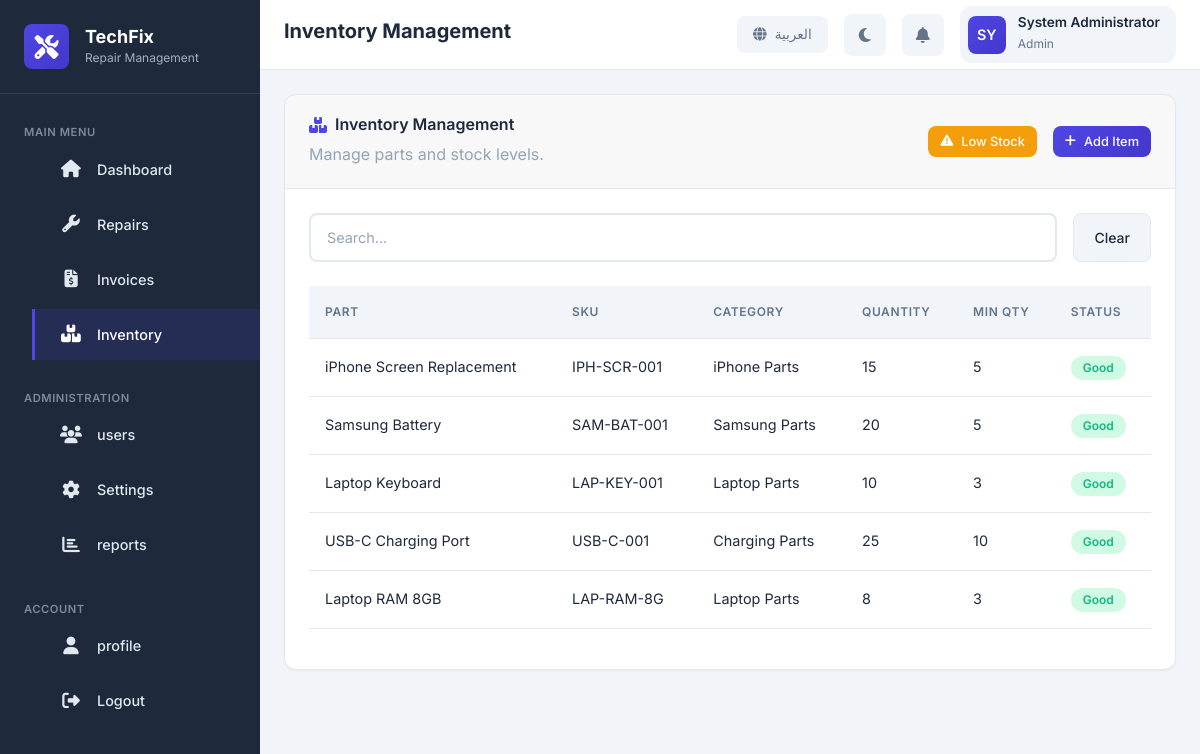
The app's page /inventory.php (signed in) with its own data.
### tables this page shows
CREATE TABLE IF NOT EXISTS users (
    id INT AUTO_INCREMENT PRIMARY KEY,
    username VARCHAR(50) NOT NULL UNIQUE,
    email VARCHAR(100) NOT NULL UNIQUE,
    password VARCHAR(255) NOT NULL,
    full_name VARCHAR(100) NOT NULL,
    role ENUM('admin', 'user') DEFAULT 'user',
    avatar VARCHAR(255) DEFAULT NULL,
    language VARCHAR(5) DEFAULT 'en',
    theme VARCHAR(10) DEFAULT 'light',
    is_active TINYINT(1) DEFAULT 1,
    last_login DATETIME DEFAULT NULL,
    created_at TIMESTAMP DEFAULT CURRENT_TIMESTAMP,
    updated_at TIMESTAMP DEFAULT CURRENT_TIMESTAMP ON UPDATE CURRENT_TIMESTAMP,
    INDEX idx_email (email),
    INDEX idx_username (username),
    INDEX idx_role (role)
);

CREATE TABLE IF NOT EXISTS inventory (
    id INT AUTO_INCREMENT PRIMARY KEY,
    part_name VARCHAR(150) NOT NULL,
    part_code VARCHAR(50) UNIQUE,
    description TEXT,
    quantity INT NOT NULL DEFAULT 0,
    min_quantity INT DEFAULT 5,
    unit_price DECIMAL(10, 2) NOT NULL DEFAULT 0.00,
    cost_price DECIMAL(10, 2) DEFAULT 0.00,
    category VARCHAR(100) DEFAULT NULL,
    supplier VARCHAR(150) DEFAULT NULL,
    location VARCHAR(100) DEFAULT NULL,
    is_active TINYINT(1) DEFAULT 1,
    created_by INT,
    created_at TIMESTAMP DEFAULT CURRENT_TIMESTAMP,
    updated_at TIMESTAMP DEFAULT CURRENT_TIMESTAMP ON UPDATE CURRENT_TIMESTAMP,
    INDEX idx_part_name (part_name),
    INDEX idx_part_code (part_code),
    INDEX idx_category (category),
    INDEX idx_quantity (quantity),
    FOREIGN KEY (created_by) REFERENCES users(id) ON DELETE SET NULL
);

### inventory.php (the view, shortened to what the rows shown need)
<?php
require_once __DIR__ . '/includes/functions.php';
$lang = $_SESSION['language'] ?? 'en';
$action = $_GET['action'] ?? 'list';
$page = isset($_GET['page']) ? (int)$_GET['page'] : 1;
if ($action === 'add') {
    include 'includes/header.php';
} else {
    $where = 'is_active = 1';
    $params = [];
    $totalItems = db()->fetchOne("SELECT COUNT(*) as count FROM inventory WHERE $where", $params)['count'];
    $pagination = paginate($totalItems, $page);
    $inventoryItems = db()->fetchAll(
        "SELECT * FROM inventory WHERE $where ORDER BY updated_at DESC LIMIT {$pagination['per_page']} OFFSET {$pagination['offset']}",
        $params
    );
    include 'includes/header.php';
}
?>
<?php if ($action === 'add'): ?>
<div class="card fade-in">
    <div class="card-header">
        <h3 class="card-title"><i class="fas fa-plus"></i> <?php echo $lang === 'ar' ? 'إضافة عنصر جديد' : 'Add Inventory Item'; ?></h3>
    </div>
    <div class="card-body">
        <form method="post" action="inventory.php?action=add">
            <input type="hidden" name="csrf_token" value="<?php echo generateCSRFToken(); ?>">
            <div class="row g-2">
                <div class="col-md-6"><label class="form-label"><?php echo $lang === 'ar' ? 'اسم الجزء' : 'Part Name'; ?></label><input required type="text" name="part_name" class="form-control"></div>
                <div class="col-md-6"><label class="form-label"><?php echo $lang === 'ar' ? 'رمز الجزء' : 'SKU'; ?></label><input type="text" name="sku" class="form-control"></div>
                <div class="col-md-6"><label class="form-label"><?php echo $lang === 'ar' ? 'الفئة' : 'Category'; ?></label><input type="text" name="category" class="form-control"></div>
                <div class="col-md-3"><label class="form-label"><?php echo $lang === 'ar' ? 'الكمية' : 'Quantity'; ?></label><input required type="number" min="0" name="quantity" class="form-control" value="0"></div>
                <div class="col-md-3"><label class="form-label"><?php echo $lang === 'ar' ? 'الحد الأدنى' : 'Min Quantity'; ?></label><input required type="number" min="0" name="min_quantity" class="form-control" value="5"></div>
                <div class="col-md-6"><label class="form-label"><?php echo $lang === 'ar' ? 'سعر الوحدة' : 'Unit Price'; ?></label><input required type="number" step="0.01" min="0" name="unit_price" class="form-control" value="0.00"></div>
                <div class="col-md-6"><label class="form-label"><?php echo $lang === 'ar' ? 'سعر التكلفة' : 'Cost Price'; ?></label><input required type="number" step="0.01" min="0" name="cost_price" class="form-control" value="0.00"></div>
                <div class="col-12"><label class="form-label"><?php echo $lang === 'ar' ? 'الوصف' : 'Description'; ?></label><textarea name="description" class="form-control" rows="3"></textarea></div>
            </div>
            <div class="mt-3 d-flex gap-2">
                <button type="submit" class="btn btn-primary"><?php echo $lang === 'ar' ? 'حفظ' : 'Save'; ?></button>
                <a href="inventory.php" class="btn btn-secondary"><?php echo $lang === 'ar' ? 'إلغاء' : 'Cancel'; ?></a>
            </div>
        </form>
    </div>
</div>
<?php else: ?>
<div class="card fade-in">
    <div class="card-body">
        <div class="table-responsive">
            <table class="table">
                <thead>
                    <tr>
                        <th><?php echo $lang === 'ar' ? 'الجزء' : 'Part'; ?></th>
                        <th><?php echo $lang === 'ar' ? 'SKU' : 'SKU'; ?></th>
                        <th><?php echo $lang === 'ar' ? 'الفئة' : 'Category'; ?></th>
                        <th><?php echo $lang === 'ar' ? 'الكمية' : 'Quantity'; ?></th>
                        <th><?php echo $lang === 'ar' ? 'الحد الأدنى' : 'Min Qty'; ?></th>
                        <th><?php echo $lang === 'ar' ? 'الحالة' : 'Status'; ?></th>
                    </tr>
                </thead>
                <tbody>
                    <?php if (empty($inventoryItems)): ?>
                        <tr>
                            <td colspan="6" class="text-center text-muted"><?php echo $lang === 'ar' ? 'لا توجد عناصر في المخزون.' : 'No inventory items found.'; ?></td>
                        </tr>
                    <?php else: ?>
                        <?php foreach ($inventoryItems as $item): ?>
                        <tr>
                            <td><?php echo sanitize($item['part_name']); ?></td>
                            <td><?php echo sanitize($item['part_code']); ?></td>
                            <td><?php echo sanitize($item['category']); ?></td>
                            <td><?php echo intval($item['quantity']); ?></td>
                            <td><?php echo intval($item['min_quantity']); ?></td>
                            <td><span class="badge <?php echo $item['quantity'] <= $item['min_quantity'] ? 'badge-danger' : 'badge-success'; ?>"><?php echo $item['quantity'] <= $item['min_quantity'] ? ($lang === 'ar' ? 'منخفض' : 'Low') : ($lang === 'ar' ? 'جيد' : 'Good'); ?></span></td>
                        </tr>
                        <?php endforeach; ?>
                    <?php endif; ?>
                </tbody>
            </table>
        </div>
    </div>
</div>
<?php endif; ?>
<?php include 'includes/footer.php';

### includes/header.php (shortened to what the rows shown need)
<?php
$currentUser = getCurrentUser();
$userInitials = strtoupper(substr($currentUser['full_name'], 0, 2));
$lang = $_SESSION['language'] ?? 'en';
$theme = $_SESSION['theme'] ?? 'light';
$isRTL = $lang === 'ar';
?>
<!DOCTYPE html>
<html lang="<?php echo $lang; ?>" dir="<?php echo $isRTL ? 'rtl' : 'ltr'; ?>" data-theme="<?php echo $theme; ?>">
<head>
    <link href="https://cdn.jsdelivr.net/npm/bootstrap@5.3.2/dist/css/bootstrap.min.css" rel="stylesheet">
    <link href="https://cdnjs.cloudflare.com/ajax/libs/font-awesome/6.4.2/css/all.min.css" rel="stylesheet">
    <link href="assets/css/style.css" rel="stylesheet">
</head>
<body>
    <div class="app-wrapper">
        <aside class="sidebar">
            <div class="sidebar-header">
                <div class="sidebar-logo">
                    <i class="fas fa-tools"></i>
                </div>
                <div class="sidebar-brand">
                    <h2>TechFix</h2>
                    <span>Repair Management</span>
                </div>
            </div>
            <nav class="sidebar-nav">
                <div class="nav-section">
                    <span class="nav-section-title"><?php echo t('main_menu'); ?></span>
                    <ul class="nav-menu">
                        <li>
                            <a href="dashboard.php" class="nav-link <?php echo basename($_SERVER['PHP_SELF']) === 'dashboard.php' ? 'active' : ''; ?>">
                                <i class="fas fa-home"></i>
                                <span><?php echo t('dashboard'); ?></span>
                            </a>
                        </li>
                        <li>
                            <a href="repairs.php" class="nav-link <?php echo basename($_SERVER['PHP_SELF']) === 'repairs.php' ? 'active' : ''; ?>">
                                <i class="fas fa-wrench"></i>
                                <span><?php echo t('repairs'); ?></span>
                            </a>
                        </li>
                        <li>
                            <a href="invoices.php" class="nav-link <?php echo basename($_SERVER['PHP_SELF']) === 'invoices.php' ? 'active' : ''; ?>">
                                <i class="fas fa-file-invoice-dollar"></i>
                                <span><?php echo t('invoices'); ?></span>
                            </a>
                        </li>
                        <li>
                            <a href="inventory.php" class="nav-link <?php echo basename($_SERVER['PHP_SELF']) === 'inventory.php' ? 'active' : ''; ?>">
                                <i class="fas fa-boxes-stacked"></i>
                                <span><?php echo t('inventory'); ?></span>
                            </a>
                        </li>
                    </ul>
                </div>
                <?php if (isAdmin()): ?>
                <div class="nav-section">
                    <span class="nav-section-title"><?php echo t('administration'); ?></span>
                    <ul class="nav-menu">
                        <li>
                            <a href="users.php" class="nav-link <?php echo basename($_SERVER['PHP_SELF']) === 'users.php' ? 'active' : ''; ?>">
                                <i class="fas fa-users"></i>
                                <span><?php echo t('users'); ?></span>
                            </a>
                        </li>
                        <li>
                            <a href="settings.php" class="nav-link <?php echo basename($_SERVER['PHP_SELF']) === 'settings.php' ? 'active' : ''; ?>">
                                <i class="fas fa-cog"></i>
                                <span><?php echo t('settings'); ?></span>
                            </a>
                        </li>
                        <li>
                            <a href="reports.php" class="nav-link <?php echo basename($_SERVER['PHP_SELF']) === 'reports.php' ? 'active' : ''; ?>">
                                <i class="fas fa-chart-bar"></i>
                                <span><?php echo t('reports'); ?></span>
                            </a>
                        </li>
                    </ul>
                </div>
                <?php endif; ?>
                <div class="nav-section">
                    <span class="nav-section-title"><?php echo $lang === 'ar' ? 'الحساب' : 'Account'; ?></span>
                    <ul class="nav-menu">
                        <li>
                            <a href="profile.php" class="nav-link <?php echo basename($_SERVER['PHP_SELF']) === 'profile.php' ? 'active' : ''; ?>">
                                <i class="fas fa-user"></i>
                                <span><?php echo t('profile'); ?></span>
                            </a>
                        </li>
                        <li>
                            <a href="logout.php" class="nav-link">
                                <i class="fas fa-sign-out-alt"></i>
                                <span><?php echo t('logout'); ?></span>
                            </a>
                        </li>
                    </ul>
                </div>
            </nav>
        </aside>
        <main class="main-content">
            <header class="header">
                <div class="header-left">
                    <h1 class="page-title"><?php echo PAGE_TITLE; ?></h1>
                </div>
                <div class="header-right">
                    <button class="toggle-btn" onclick="toggleLanguage()">
                        <i class="fas fa-globe"></i>
                        <span><?php echo $_SESSION['language'] === 'ar' ? 'English' : 'العربية'; ?></span>
                    </button>
                    <button class="header-action" onclick="toggleTheme()" title="Toggle Theme">
                        <i class="fas <?php echo $theme === 'dark' ? 'fa-sun' : 'fa-moon'; ?>" id="themeIcon"></i>
                    </button>
                    <button class="header-action" title="Notifications">
                        <i class="fas fa-bell"></i>
                    </button>
                    <div class="user-menu dropdown">
                        <div class="user-avatar"><?php echo $userInitials; ?></div>
                        <div class="user-info">
                            <h4><?php echo sanitize($currentUser['full_name']); ?></h4>
                            <span><?php echo ucfirst($currentUser['role']); ?></span>
                        </div>
                    </div>
                </div>
            </header>
            <div class="page-content">

### records on screen
users: full_name "SY", full_name "System Administrator", role "Admin"
inventory: part_name "iPhone Screen Replacement", part_code "IPH-SCR-001", category "iPhone Parts", quantity "15", min_quantity "5", shows "Good"
inventory: part_name "Samsung Battery", part_code "SAM-BAT-001", category "Samsung Parts", quantity "20", min_quantity "5", shows "Good"
inventory: part_name "Laptop Keyboard", part_code "LAP-KEY-001", category "Laptop Parts", quantity "10", min_quantity "3", shows "Good"
inventory: part_name "USB-C Charging Port", part_code "USB-C-001", category "Charging Parts", quantity "25", min_quantity "10", shows "Good"
inventory: part_name "Laptop RAM 8GB", part_code "LAP-RAM-8G", category "Laptop Parts", quantity "8", min_quantity "3", shows "Good"

### other values on screen
t('main_menu') "MAIN MENU"
t('dashboard') "Dashboard"
t('repairs') "Repairs"
t('invoices') "Invoices"
t('inventory') "Inventory"
t('administration') "ADMINISTRATION"
t('users') "users"
t('settings') "Settings"
t('reports') "reports"
t('profile') "profile"
t('logout') "Logout"
PAGE_TITLE "Inventory Management"
